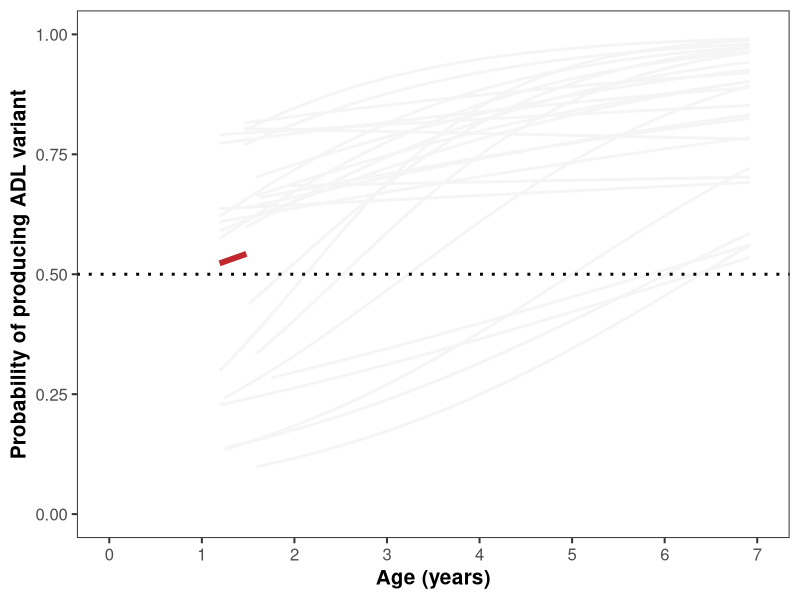
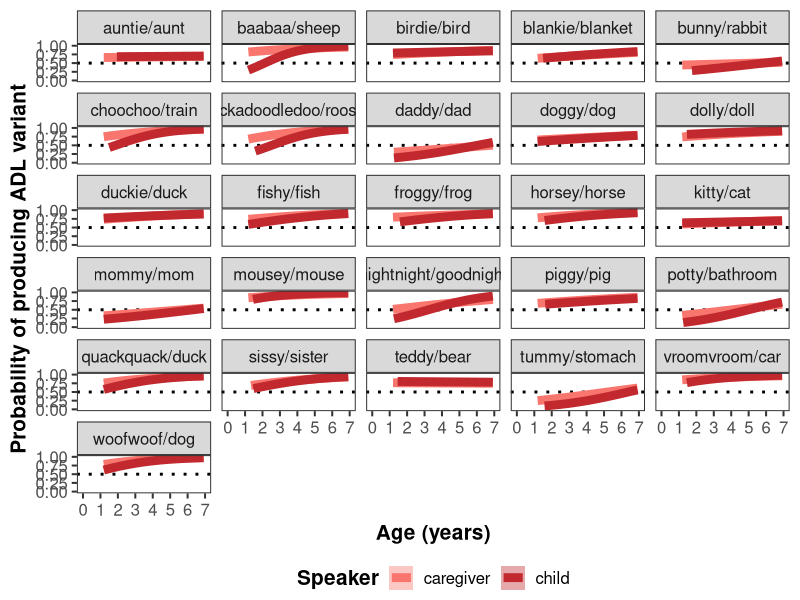

The R script that drew these images, in order: (Note: this script raises an error after producing the figures.)
library(here)
library(tidyverse)
library(lme4)
library(ggeffects)
library(broom.mixed)

# read in data
data <- read_csv("survey/anon-data/variant-probabilities.csv") %>%
  mutate(id = as.character(id))
metadata <- read_csv("item-metadata.csv")

# transform probabilities for binomial regression (0s and 1s for variant types)
model.data <- data %>%
  mutate(ADL = value, CDL = 100 - value)

model.data.CDL <- model.data[rep(seq(nrow(model.data)), model.data$CDL), ]
model.data.CDL <- model.data.CDL %>%
  select(id, age, pair, speaker) %>%
  mutate(variant = 0)

model.data.ADL <- model.data[rep(seq(nrow(model.data)), model.data$ADL), ]
model.data.ADL <- model.data.ADL %>%
  select(id, age, pair, speaker) %>%
  mutate(variant = 1)

model.data <- bind_rows(model.data.ADL, model.data.CDL) %>%
  # calculate age in months
  mutate(age = age/30.437) %>%
  left_join(select(metadata, pair, cogsci), by = "pair")

# set colors for plots
speaker.colors <- c("child" = "#C1292E", 
                    "caregiver" = "#F8766D")

model.outputs.list <- list()
shift.trends.list <- list()
switch.points.list <- list()
for (i in c("child", "caregiver")) {
  for (j in c("full", "cogsci")) {
    
    if (j == "cogsci") {
      model.input <- model.data %>%
        filter(speaker == i & cogsci == "y")
      
      fig.input <- model.data %>%
        filter(cogsci == "y")
      
      fig.height <- 10
    }
    else {
      model.input <- model.data %>%
        filter(speaker == i)
      
      fig.input <- model.data
      
      fig.height <- 20
    }
    
    # pre-registered model fails to converge
    # model even with simplified random effects structure 
    # (by-child or by-pair intercepts only) also fails to converge
    # model <- glmer(variant ~ scale(age) + (1 + scale(age) | pair) + (1 + scale(age) | id),
    #                data = model.input,
    #                family = binomial,
    #                control = glmerControl(optimizer = "bobyqa"))
    
    model.type <- paste0(i, "-", j)
    
    model <- glm(variant ~ scale(age), 
                 data = model.input, 
                 family = binomial)
    
    # store model output summary
    model.summary <- tidy(model) %>%
      filter(term == "scale(age)")
    
    # store model-predicted shift trajectory
    trend <- ggpredict(model, c("age [all]")) %>%
      mutate(model = model.type)
    
    # compute the age at which ADL variants are produced >50% of the time 
    xintercept <- trend %>%
      filter(predicted >= 0.5) %>%
      slice_head() %>%
      pull(x)
    
    model.outputs.list[[model.type]] <- model.summary
    shift.trends.list[[model.type]] <- trend
    switch.points.list[[model.type]] <- xintercept
    
    ggplot() + 
      geom_smooth(data = model.input,
                  aes(x = age/12, y = variant, group = pair),
                  method = "glm", method.args = list(family = "binomial"),
                  color = "#F5F5F5", se = FALSE) +
      geom_ribbon(data = trend,
                  aes(x = x/12, ymin = conf.low, ymax = conf.high),
                  fill = speaker.colors[i], alpha = 0.25) +
      geom_line(data = trend,
                aes(x = x/12, y = predicted), color = speaker.colors[i], size = 2) +
      scale_x_continuous(limits = c(0, 7), breaks = seq(0, 7, by = 1)) +
      labs(x = "Age (years)", y = "Probability of producing ADL variant") +
      geom_hline(yintercept = 0.5, linetype = "dotted", size = 1) +
      theme_test(base_size = 15) +
      theme(axis.title = element_text(face = "bold")) +
      coord_cartesian(ylim = c(0, 1))
      ggsave(paste0("survey/figs/", i, "-", j, ".png"), dpi = 300, height = 5, width = 6)
      
      fig.input %>%
      mutate(pair = str_replace(pair, "_", "/")) %>%
      ggplot(aes(x = age/12, y = variant, color = speaker, fill = speaker)) +
        facet_wrap(.~pair, ncol = 5) +
        geom_hline(yintercept = 0.5, linetype = "dotted", size = 1) +
        geom_smooth(method = "glm", method.args = list(family = "binomial"), size = 3) +
        scale_color_manual(values = speaker.colors) +
        scale_fill_manual(values = speaker.colors) +
        scale_x_continuous(limits = c(0, 7), breaks = seq(0, 7, by = 1)) +
        coord_cartesian(ylim = c(0, 1)) +
        labs(x = "Age (years)", y = "Probability of producing ADL variant",
             color = "Speaker", fill = "Speaker") +
        theme_test(base_size = 15) +
        theme(axis.title = element_text(face = "bold"), 
              legend.title = element_text(face = "bold"), 
              legend.position = "bottom")
      ggsave(paste0("survey/figs/bypair-shift-timing.png"), height = fig.height, width = 15, dpi = 300)
  }
}
model.outputs <- do.call(rbind, model.outputs.list) %>%
  rownames_to_column(var = "model") %>%
  write_csv("survey/model-outputs/glms.csv")

shift.trends <- do.call(rbind, shift.trends.list) %>%
  data.frame() %>%
  write_csv("survey/model-outputs/trend-lines.csv")

switch.points <- do.call(rbind, switch.points.list) %>%
  data.frame() %>%
  rownames_to_column(var = "model") %>%
  rename(., age = `.`) %>%
  write_csv("survey/model-outputs/switch-points.csv")

# correlations ------------------------------------------------------------
overall.cor <- data %>%
  left_join(select(metadata, pair, cogsci)) %>%
  filter(cogsci == "y") %>%
  select(id, age, pair, speaker, value) %>%
  distinct() %>%
  pivot_wider(names_from = speaker, values_from = value) %>%
  na.omit() %>%
  group_by(id, age) %>%
  mutate(count = n()) %>%
  filter(count >= 2)
  
overall.cor.stats <- tidy(cor.test(overall.cor$caregiver, 
                                   overall.cor$child, 
                                   method = "spearman")) %>%
  mutate(estimate = ifelse(p.value < 0.001, 
                           paste0(round(estimate, digits = 2), "***"),
                           estimate))

ggplot(overall.cor, aes(x = caregiver, y = child)) + 
  geom_jitter(alpha = 0.25) + 
  geom_smooth(method = "lm", 
              color = speaker.colors[1], 
              fill = speaker.colors[1]) + 
  annotate(geom = "label", x = 10, y = 70, 
           label = paste0("ρ = ", overall.cor.stats$estimate), 
           color = speaker.colors[1]) +
  labs(x = "Caregiver ADL", y = "Child CDL") +
  theme_test(base_size = 25) 

cor.over.age <- data %>%
  left_join(select(metadata, pair, cogsci)) %>%
  filter(cogsci == "y") %>%
  select(id, age, pair, speaker, value) %>%
  distinct() %>%
  pivot_wider(names_from = speaker, values_from = value) %>%
  na.omit() %>%
  group_by(id, age) %>%
  mutate(count = n()) %>%
  filter(count >= 2) %>%
  summarize(r = tidy(cor.test(caregiver, child, method = "spearman"))$estimate) %>%
  mutate(age = age/30.437/12)

summary(lm(r ~ age, cor.over.age))

ggplot(cor.over.age, aes(x = age, y = r)) + 
  geom_point(color = speaker.colors[1],
             fill = speaker.colors[1]) + 
  geom_smooth(method = "glm", 
              color = speaker.colors[1],
              fill = speaker.colors[1]) +
  geom_hline(yintercept = 0, linetype = "dotted") + 
  scale_x_continuous(limits = c(0, 7), breaks = seq(0, 7, by = 1)) +
  coord_cartesian(ylim = c(0, 1)) +
  labs(x = "Age (years)", y = "Child/Caregiver ADL Correlation") + 
  theme_test(base_size = 20)
